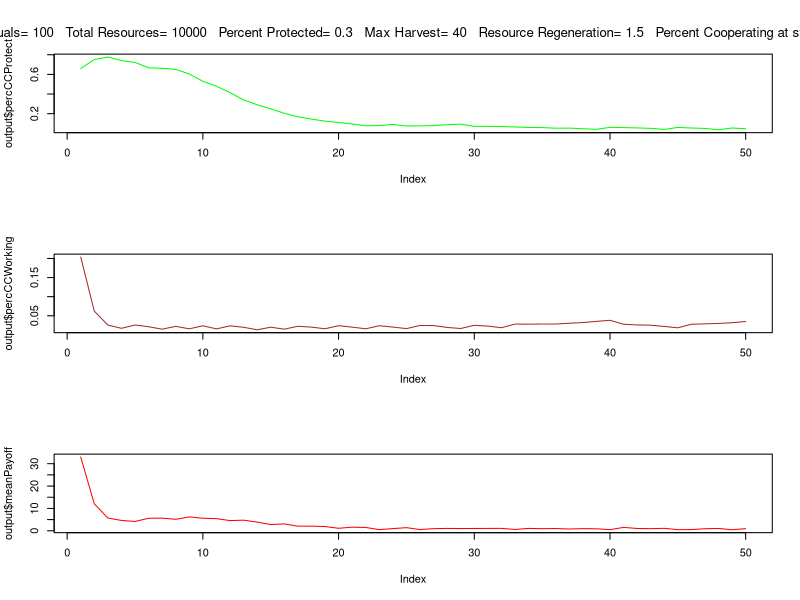

R code for this plot:


abm<-function(#Specified parameters
  Individuals=100, #number of total resource users in a population
  
  TotalCarryingCapacity=10000, #total available resource units
  
  StartPercCarryingCapacity = 0.7, #amount of resources available in the landscape at the start in proportion to CC
  
  PercProtected=0.3, #percent of the total resource that's in a protected area
  
  CoopPercStart=0.9, #percent of individuals who start by following the rules at t0
  
  TimeSteps=20,
  ResourceRegenerationPerTimeStep=1.5,
  harvestMax=25){
  
  ## Set parameters
  PercWorking= 1-PercProtected #percent of resource in a working landscape
  TotalResourceWorking = PercWorking*TotalCarryingCapacity*StartPercCarryingCapacity #number of resources in the working landscape starting
  TotalResourceProtected = PercProtected*TotalCarryingCapacity*StartPercCarryingCapacity #number of resources in the protected landscape starting
  CoopNumStart= as.integer(CoopPercStart*Individuals) #number of individuals cooperating fully at t0
  DefNumStart= Individuals - CoopNumStart#number of individuals defecting at t0
  PercTimeProtected = c(rep(0,CoopNumStart),rbeta(DefNumStart,1,2)) #percent of their foraging time each indv spends in the PA
  PercTimeWorking = (1-PercTimeProtected)#percent of their foraging time each indv spends in the working landscape
  
  agents<-data.frame(PercTimeProtected,
                     PercTimeWorking,
                     PayoffProtectedLastTime = rep(NA,Individuals),
                     PayoffWorkingLastTime= rep(NA,Individuals))   #dataframe to be filled with initial payoffs
  
  ProtectPerDefect<-as.integer(TotalResourceProtected/DefNumStart) #protected area resources per each individual harvesting there
  WorkingPerTotal<-as.integer(TotalResourceWorking/Individuals) #working landscape resources per individual
  
  for ( i in 1:nrow(agents)){  #fill the starting df percent payoff from the protected landscape is a function of the amount 
    agent2<-agents[i,]   #of resources there per individual searching there, and a random draw with a chance of success equal to time spent
    agents[i,4]<-rbinom(1,WorkingPerTotal,agent2$PercTimeWorking)
    agents[i,4]<-ifelse(agents[i,4]>harvestMax,harvestMax,agents[i,4])
    agents[i,3]<- ifelse(agents[i,4]<= harvestMax,rbinom(1,ProtectPerDefect,agent2$PercTimeProtected),0) #if they didnt get the max harvest, then 
    agents[i,3]<-ifelse(agents[i,3]>harvestMax-agents[i,4],harvestMax-agents[i,4],agents[i,3])
    } #see what they get from the working landscape first
  
  
  
  agents$PayoffTotalLastTime<- agents$PayoffProtectedLastTime + agents$PayoffWorkingLastTime #total payoff is the sum of what they get from both areas
   
  
  output<-data.frame(timeStep = 1:TimeSteps, #create df to fill with the outputs from each time step
                     meanTimeProtect = rep(NA,TimeSteps),
                     meanTimeWorking = rep(NA,TimeSteps),
                     NumResourcesProtect = rep(NA,TimeSteps),
                     percCCProtect = rep(NA,TimeSteps),
                     NumResourcesWorking = rep(NA,TimeSteps),
                     percCCWorking = rep(NA,TimeSteps),
                     meanPayoff = rep(NA,TimeSteps))

output$meanTimeProtect[1] <- mean(agents$PercTimeProtected)  #fill it with the outouts from time 1
output$meanTimeWorking[1]  <- mean(agents$PercTimeWorking) 
output$NumResourcesProtect[1] <- TotalResourceProtected-sum(agents$PayoffProtectedLastTime) 
output$NumResourcesWorking[1] <- TotalResourceWorking-sum(agents$PayoffWorkingLastTime) 
output$percCCProtect[1]  <- output$NumResourcesProtect[1]/TotalResourceProtected
output$percCCWorking[1]  <- output$NumResourcesWorking[1]/TotalResourceWorking
output$meanPayoff[1]  <- mean(agents$PayoffTotalLastTime) 

  

for (t in 2:TimeSteps){  #run the abm for all o fthe time steps
  
#choose new strategy  

LastTimeAgents<-agents  #save the agents from the pervious time to a new df

LastTimePercTimeProtected<-LastTimeAgents$PercTimeProtected  #pull out the previous pretected foraging times as vector
LastTimePercWorking<-LastTimeAgents$PercTimeWorking  #pull out the previous working foraging times as vector

PercTimeProtected<-rep(NA,length(PercTimeProtected))  #nullify the previous perc time protected vector so we can fill it later and be confident the values changed
 for (j in 1:nrow(LastTimeAgents)){  
  ThisAgent<-LastTimeAgents[j,]      #modify the foraging strategy of each agent individualls
  OtherAgents<-LastTimeAgents[-j,]   #dataframe of ther agents for them to copy from
  ThisAgentPayoff<-ThisAgent$PayoffTotalLastTime   #payoff last time period for this agent
  OtherAgentSpecific<-OtherAgents[sample(nrow(OtherAgents),1),] #choose a specific agent for them to get paired up with
  OtherAgentPayoff<-OtherAgentSpecific$PayoffTotalLastTime  #Payoff the other agent recieved
  OtherAgentPercProtect<-OtherAgentSpecific$PercTimeProtected #strategy of other agent
  ThisAgentPercProtect<-ThisAgent$PercTimeProtected  #strategy of this agent
  
  PercTimeProtected[j]<-ifelse(ThisAgentPayoff >=OtherAgentPayoff,ThisAgent$PercTimeProtected,
                            (ThisAgentPercProtect+((OtherAgentPercProtect-ThisAgentPercProtect)/2))) #vector of new strategies
  
  #if this agent did better than the randomly selected agent then they keep their strategy
  #if they did worse thnan they modify their strategy to be the difference between their previou sstrategy and the randomly selected agent
  
}
  
PercTimeWorking<- 1-PercTimeProtected   #time foraging in the working landscape


agents<-data.frame(PercTimeProtected,   #new agent dataframe to fill
                   PercTimeWorking,
                   PayoffProtectedLastTime = rep(NA,Individuals),
                   PayoffWorkingLastTime= rep(NA,Individuals)) 


#New resource pools to pull from
#make sure they dont regenerate past their carrying capacity

NewProtectedResourcesTotal<-output$NumResourcesProtect[t-1] * ResourceRegenerationPerTimeStep
NewProtectedResourcesTotal<-ifelse(NewProtectedResourcesTotal<=  TotalResourceProtected,NewProtectedResourcesTotal, TotalResourceProtected)
NewWorkingResourcesTotal<-output$NumResourcesWorking[t-1] * ResourceRegenerationPerTimeStep
NewWorkingResourcesTotal<-ifelse(NewWorkingResourcesTotal<=TotalResourceWorking,NewWorkingResourcesTotal,TotalResourceWorking)

ProtectPerDefect<-as.integer(NewProtectedResourcesTotal/nrow(agents[agents$PercTimeProtected>0,])) #protected area resources per each individual harvesting there  
WorkingPerTotal<-as.integer(NewWorkingResourcesTotal/Individuals)


for ( i in 1:nrow(agents)){  #fill the starting df percent payoff from the protected landscape is a function of the amount 
  agent2<-agents[i,]   #of resources there per individual searching there, and a random draw with a chance of success equal to time spent
  agents[i,4]<-rbinom(1,WorkingPerTotal,agent2$PercTimeWorking)
  agents[i,4]<-ifelse(agents[i,4]>harvestMax,harvestMax,agents[i,4])
  agents[i,3]<- ifelse(agents[i,4]<= harvestMax,rbinom(1,ProtectPerDefect,agent2$PercTimeProtected),0) #if they didnt get the max harvest, then 
  agents[i,3]<-ifelse(agents[i,3]>harvestMax-agents[i,4],harvestMax-agents[i,4],agents[i,3])
} #see what they get from the working landscape first



agents$PayoffTotalLastTime<- agents$PayoffProtectedLastTime + agents$PayoffWorkingLastTime #total payoff is the sum of what they get from both areas

output$meanTimeProtect[t] <- mean(agents$PercTimeProtected)  #fill it with the outouts from time 1
output$meanTimeWorking[t]  <- mean(agents$PercTimeWorking) 
output$NumResourcesProtect[t] <- NewProtectedResourcesTotal-sum(agents$PayoffProtectedLastTime) 
output$NumResourcesWorking[t]  <- NewWorkingResourcesTotal-sum(agents$PayoffWorkingLastTime)
output$percCCProtect[t]  <- output$NumResourcesProtect[t]/TotalResourceProtected
output$percCCWorking[t]  <- output$NumResourcesWorking[t]/TotalResourceWorking
output$meanPayoff[t]  <- mean(agents$PayoffTotalLastTime)

}

par(mfrow=c(3,1))
plot(output$percCCProtect, type = 'l',col="green")
plot(output$percCCWorking, type = 'l',col="brown")
plot(output$meanPayoff, type = 'l',col="red")
mtext(paste("Individuals=",Individuals,
            "  Total Resources=",TotalCarryingCapacity,
            "  Percent Protected=",PercProtected,
          "  Max Harvest=",harvestMax,
           "  Resource Regeneration=",ResourceRegenerationPerTimeStep,
            "  Percent Cooperating at start",CoopPercStart ), side=3, outer=TRUE, line=-3,cex=0.8)



 return(output) 
}

abm(harvestMax = 40,ResourceRegenerationPerTimeStep = 1.5,TimeSteps = 50,CoopPercStart = 0.4,StartPercCarryingCapacity = 0.5)
